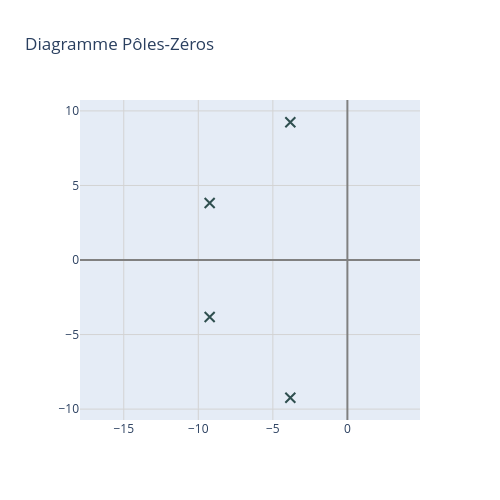
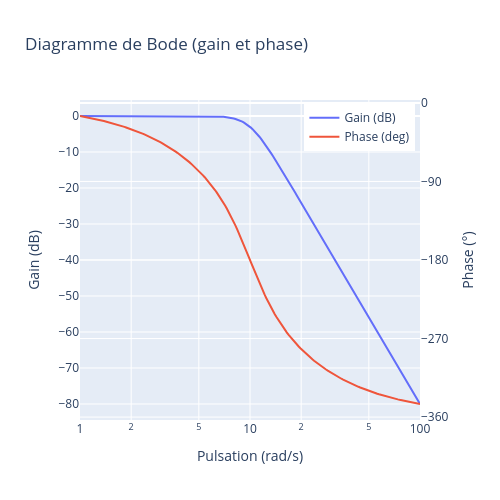
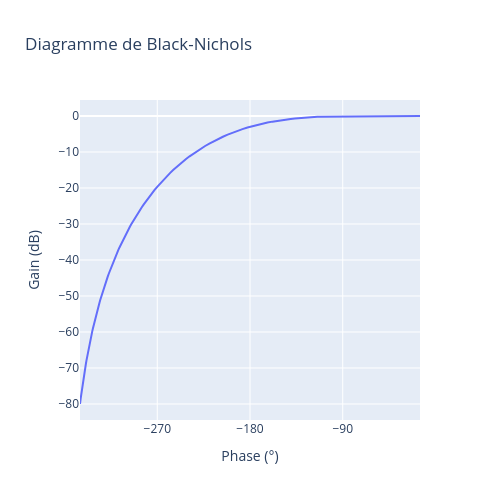
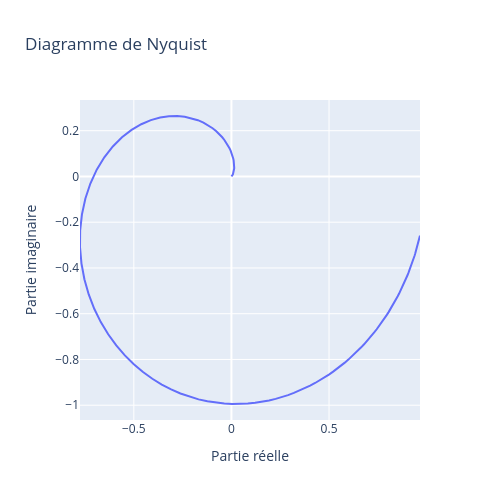

Notebook source saved alongside these figures, in order:
### Code cell
# Système analogique (à temps continu)
b_a, a_a = np.array([10000]), np.array([1., 26.13, 341.42, 2613.13, 10000])
system_a = signal.TransferFunction(b_a, a_a) 
# Donne les coefficients au numérateur et au dénumérateur du système
print(system_a.to_tf())
# Donne les matrices de réprésentation d'état du système
print(system_a.to_ss())
# Donne la forme factorisée (zéros, pôles, gain)
print(system_a.to_zpk())
# Tracé du diagramme Pôles-Zéros pour analyse de la stabilité
pplane(system_a)
# Tracés des diagrammes de Bode, Black-Nichols et Nyquist pour l'analyse fréquentielle
pdiagrammes(system_a)
# Tracé de la réponse indicielle
t_step, y_step = signal.step(system_a)
fig = px.line(x=t_step,y=y_step,
    labels={
        "x": "Temps (s)",
        "y": "Amplitude"
    },
    title="Réponse indicielle"
)
fig.update_layout(
    width=500,
    height=500
)
fig.show()

### Figure 1 — Plotly figure (JSON) as saved in the notebook; plotly's stock layout.template omitted (floating-point values rounded to 4 significant figures)
{"data": [{"marker": {"line": {"color": "DarkSlateGrey", "width": 2}, "size": 10, "symbol": "circle-open"}, "mode": "markers", "name": "zeros", "type": "scatter", "x": [], "y": []}, {"marker": {"line": {"color": "DarkSlateGrey", "width": 2}, "size": 10, "symbol": "x-thin"}, "mode": "markers", "name": "poles", "type": "scatter", "x": [-3.827, -3.827, -9.238, -9.238], "y": [9.239, -9.239, 3.828, -3.828]}], "layout": {"height": 500, "title": {"text": "Diagramme Pôles-Zéros"}, "width": 500, "xaxis": {"gridcolor": "LightGray", "gridwidth": 1, "range": [null, null], "showgrid": true, "zeroline": true, "zerolinecolor": "Gray"}, "yaxis": {"gridcolor": "LightGray", "gridwidth": 1, "range": [null, null], "scaleanchor": "x", "scaleratio": 1, "showgrid": true, "zeroline": true, "zerolinecolor": "Gray"}}}

### Figure 2 — Plotly figure (JSON) as saved in the notebook; plotly's stock layout.template omitted (floating-point values rounded to 4 significant figures; data arrays with more than 128 entries replaced by an {"elided": "..."} marker saying what was removed)
{"data": [{"name": "Gain (dB)", "type": "scatter", "x": {"elided": "200 float values"}, "y": {"elided": "200 float values"}, "yaxis": "y"}, {"name": "Phase (deg)", "type": "scatter", "x": {"elided": "200 float values"}, "y": {"elided": "200 float values"}, "yaxis": "y2"}], "layout": {"height": 500, "legend": {"x": 0.66, "y": 0.99}, "title": {"text": "Diagramme de Bode (gain et phase)"}, "width": 500, "xaxis": {"title": {"text": "Pulsation (rad/s)"}, "type": "log"}, "yaxis": {"title": {"text": "Gain (dB)"}}, "yaxis2": {"dtick": 90, "overlaying": "y", "side": "right", "tickmode": "linear", "title": {"text": "Phase (°)"}}}}

### Figure 3 — Plotly figure (JSON) as saved in the notebook; plotly's stock layout.template omitted (floating-point values rounded to 4 significant figures; data arrays with more than 128 entries replaced by an {"elided": "..."} marker saying what was removed)
{"data": [{"hovertemplate": "Phase (deg)=%{x}<br>Gain (dB)=%{y}<extra></extra>", "legendgroup": "", "line": {"color": "#636efa", "dash": "solid"}, "marker": {"symbol": "circle"}, "mode": "lines", "name": "", "orientation": "v", "showlegend": false, "type": "scatter", "x": {"elided": "200 float values"}, "xaxis": "x", "y": {"elided": "200 float values"}, "yaxis": "y"}], "layout": {"height": 500, "legend": {"tracegroupgap": 0}, "title": {"text": "Diagramme de Black-Nichols"}, "width": 500, "xaxis": {"anchor": "y", "domain": [0, 1], "dtick": 90, "tickmode": "linear", "title": {"text": "Phase (°)"}}, "yaxis": {"anchor": "x", "domain": [0, 1], "title": {"text": "Gain (dB)"}}}}

### Figure 4 — Plotly figure (JSON) as saved in the notebook; plotly's stock layout.template omitted (floating-point values rounded to 4 significant figures; data arrays with more than 128 entries replaced by an {"elided": "..."} marker saying what was removed)
{"data": [{"hovertemplate": "Re=%{x}<br>Im=%{y}<extra></extra>", "legendgroup": "", "line": {"color": "#636efa", "dash": "solid"}, "marker": {"symbol": "circle"}, "mode": "lines", "name": "", "orientation": "v", "showlegend": false, "type": "scatter", "x": {"elided": "200 float values"}, "xaxis": "x", "y": {"elided": "200 float values"}, "yaxis": "y"}], "layout": {"height": 500, "legend": {"tracegroupgap": 0}, "title": {"text": "Diagramme de Nyquist"}, "width": 500, "xaxis": {"anchor": "y", "domain": [0, 1], "title": {"text": "Partie réelle"}}, "yaxis": {"anchor": "x", "domain": [0, 1], "title": {"text": "Partie imaginaire"}}}}
